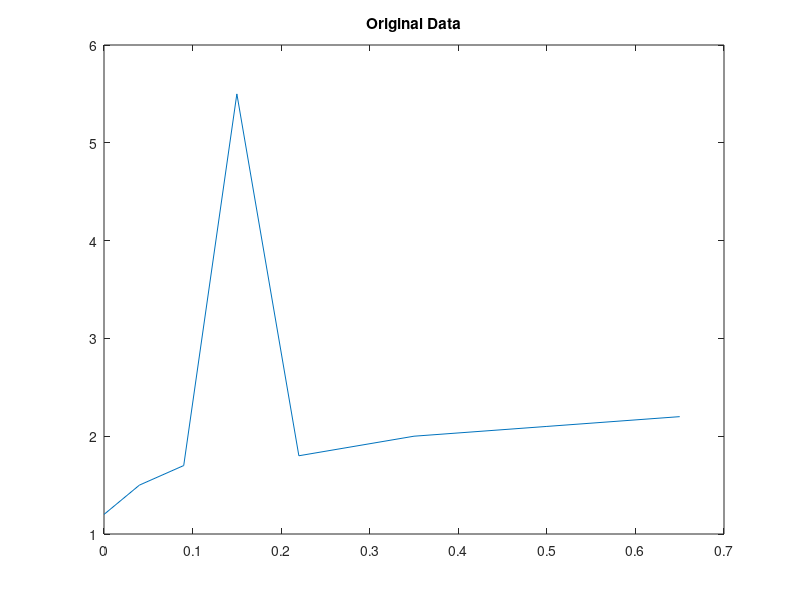
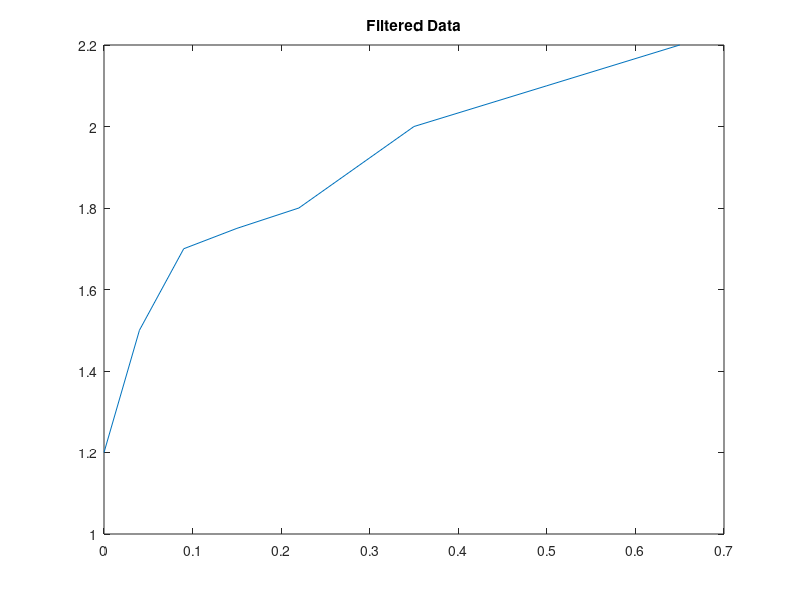
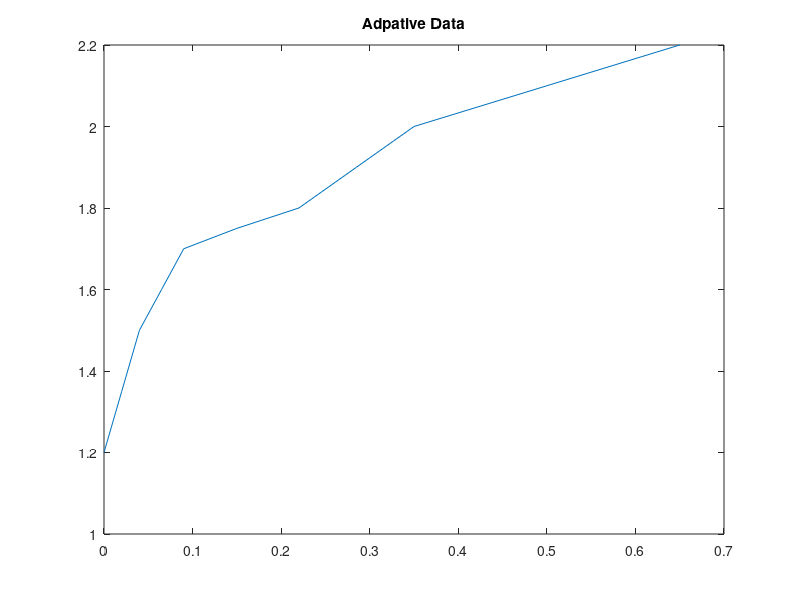

Recreate these plots in MATLAB, in order.
% Name : AYUSH KUMAR SINGH
% ID : 2024ADPS0644H

format long;
clc;

% Given Data
time = [0, 0.04, 0.09, 0.15, 0.22, 0.35, 0.50, 0.65];
funVal = [1.2, 1.5, 1.7, 5.5, 1.8,2.0, 2.1,2.2];


% Original data plot
figure;
plot(time, funVal);
title('Original Data');

Integral_Trapezoidal = 0;

% Trapezoidal Rule
for i = 2 : length(time)
    Integral_Trapezoidal =  Integral_Trapezoidal + (((time(i) - time(i-1))/2)*(funVal(i)+funVal(i-1)));
end

Integral_Trapezoidal;

Integral_Simpsons = 0;
% For simpsons rule we also need mid points, we may assume linear interpolation for it
for i = 2 : length(time) 
    h = (time(i) - time(i-1));
    fa = funVal(i-1);
    fb = funVal(i);
    fm = (funVal(i)+funVal(i-1))/2;
    Integral_Simpsons = Integral_Simpsons + (h*(fa+(4*fm)+fb))/3;
end

Integral_Simpsons

% Limitations of Simpsons :
% We have to rely on Interpolation to get mid point approximation
% Due to spikes the integral value might be too deviated 


% The spike at 5.5 Clearly affects the integral value by a large amount. It increase the area under the curve significantly


% zscore 
Z = zscore(funVal);
spike = max(Z);
spike_idx = find(Z == spike);
spike_idx % gives the index of spike
spike_val = funVal(spike_idx) % give the value of spike

% Now since we have spike idx we can replace its corresponding linear interpolation
nF = funVal;
nt = time;
nF(spike_idx) = (nF(spike_idx-1) + nF(spike_idx+1))/2;

% disp(nF)
% disp(nt)

% Filtered data plot
figure;
plot(nt, nF);
title('Filtered Data');


% Recomputing both the integrals

Integral_Trapezoidal2 = 0;

% Trapezoidal Rule
for i = 2 : length(time)
    Integral_Trapezoidal2 =  Integral_Trapezoidal2 + (((nt(i) - nt(i-1))/2)*(nF(i)+nF(i-1)));
end

Integral_Trapezoidal2

Integral_Simpsons2 = 0;
% For simpsons rule we also need mid points, we may assume linear interpolation for it
for i = 2 : length(nt) 
    h = (nt(i) - nt(i-1));
    fa = nF(i-1);
    fb = nF(i);
    fm = (nF(i)+nF(i-1))/2;
    Integral_Simpsons2 = Integral_Simpsons2 + (h*(fa+(4*fm)+fb))/3;
end

Integral_Simpsons2

% Refining the data based on slopes

rt = [];
rF = [];

limit = 0; % we can set any value but here I use median of slopes as threshold 
slopes = zeros(1, length(nt)-1);

for i = 2:length(nt)
    h = nt(i) - nt(i-1);
    slopes(i-1) = abs((nF(i) - nF(i-1)) / h);
end

limit = median(slopes);

for i = 2:length(nt)

    h = nt(i) - nt(i-1);
    slope = abs((nF(i) - nF(i-1)) / h);

    % always include the left point of interval
    if i == 2
        rt = [rt, nt(i-1)];
        rF = [rF, nF(i-1)];
    end

    if slope > limit
        % refine interval by adding midpoint
        mid_t = (nt(i) + nt(i-1)) / 2;
        mid_f = (nF(i) + nF(i-1)) / 2;

        rt = [rt, mid_t, nt(i)];
        rF = [rF, mid_f, nF(i)];

    else
        % coarse
        rt = [rt, nt(i)];
        rF = [rF, nF(i)];
    end
end

% disp(rt);
% disp(rF);

% Adpative data plot
figure;
plot(rt, rF);
title('Adpative Data');


% Recomputing integrals for adaptive

Integral_Trapezoidal3 = 0;

for i = 2 : length(rt)
    Integral_Trapezoidal3 = Integral_Trapezoidal3 + (((rt(i) - rt(i-1))/2)*(rF(i)+rF(i-1)));
end

Integral_Trapezoidal3;

Integral_Simpsons3 = 0;

for i = 2 : length(rt)
    h = (rt(i) - rt(i-1));
    fa = rF(i-1);
    fb = rF(i);
    fm = (rF(i)+rF(i-1))/2;
    Integral_Simpsons3 = Integral_Simpsons3 + (h*(fa+(4*fm)+fb))/3;
end

Integral_Simpsons3;

% Energy Computations

% since CV is a constant the previous integrals directly provide the value for energy 
CV = 44 * 1e6;
Energy_raw_trapezoid = CV * Integral_Trapezoidal;
Energy_raw_simpsons = CV * Integral_Simpsons;
Energy_filtered_trapezoidal = CV * Integral_Trapezoidal2;
Energy_filtered_simpsons = CV * Integral_Simpsons2;
Energy_adaptive_trapezoidal = CV * Integral_Trapezoidal3;
Energy_adaptive_simpsons = CV * Integral_Simpsons3;


Energy_raw_trapezoid
Energy_raw_simpsons
Energy_filtered_trapezoidal
Energy_filtered_simpsons
Energy_adaptive_trapezoidal


% Impact of Numerical Error:
% Numerical integration is highly sensitive to outliers and abrupt spikes.
% The spike at funVal = 5.5 introduces a large artificial increase in area,
% leading to overestimation of the integral in both methods.
% Simpson's rule assumes smooth curvature and hence performs poorly
% when such discontinuities exist.
% After filtering the spike, the integral values become more stable and
% representative of the true trend.
% Adaptive Quadrature provides more stable results
